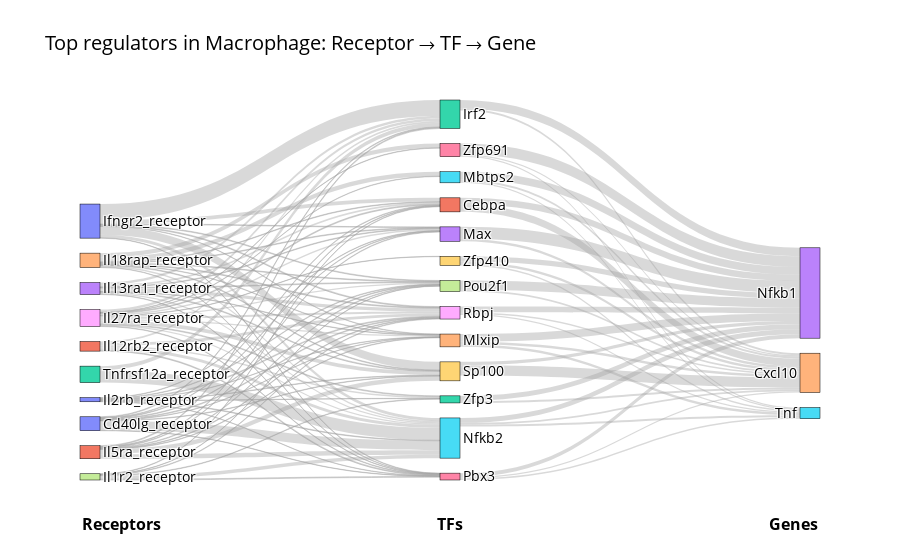

Notebook code cell kept with this figure:
### Markdown cell above
### 1. Intracellular Cascade (Receptor → TF → Gene)

Shows regulation within a single cell type: how receptors connect to transcription factors that regulate the seed genes.

### Code cell
recon.plot.sankey_paths.plot_intracell_sankey(
    multicell_obj=multicell,
    results=results,
    cell_type=focal_celltype,
    seeds=seed_genes,
    top_receptor_n=10,  # Number of top receptors to include
    top_tf_n=15,        # Number of top TFs to include
    flow="upstream",    # Direction: receptor → TF → gene
    save_path=None
)

### Figure 1 — Plotly figure (JSON) as saved in the notebook; plotly's stock layout.template omitted (floating-point values rounded to 4 significant figures)
{"data": [{"link": {"color": ["rgba(160, 160, 160, 0.4)", "rgba(160, 160, 160, 0.4)", "rgba(160, 160, 160, 0.4)", "rgba(160, 160, 160, 0.4)", "rgba(160, 160, 160, 0.4)", "rgba(160, 160, 160, 0.4)", "rgba(160, 160, 160, 0.4)", "rgba(160, 160, 160, 0.4)", "rgba(160, 160, 160, 0.4)", "rgba(160, 160, 160, 0.4)", "rgba(160, 160, 160, 0.4)", "rgba(160, 160, 160, 0.4)", "rgba(160, 160, 160, 0.4)", "rgba(160, 160, 160, 0.4)", "rgba(160, 160, 160, 0.4)", "rgba(160, 160, 160, 0.4)", "rgba(160, 160, 160, 0.4)", "rgba(160, 160, 160, 0.4)", "rgba(160, 160, 160, 0.4)", "rgba(160, 160, 160, 0.4)", "rgba(160, 160, 160, 0.4)", "rgba(160, 160, 160, 0.4)", "rgba(160, 160, 160, 0.4)", "rgba(160, 160, 160, 0.4)", "rgba(160, 160, 160, 0.4)", "rgba(160, 160, 160, 0.4)", "rgba(160, 160, 160, 0.4)", "rgba(160, 160, 160, 0.4)", "rgba(160, 160, 160, 0.4)", "rgba(160, 160, 160, 0.4)", "rgba(160, 160, 160, 0.4)", "rgba(160, 160, 160, 0.4)", "rgba(160, 160, 160, 0.4)", "rgba(160, 160, 160, 0.4)", "rgba(160, 160, 160, 0.4)", "rgba(160, 160, 160, 0.4)", "rgba(160, 160, 160, 0.4)", "rgba(160, 160, 160, 0.4)", "rgba(160, 160, 160, 0.4)", "rgba(160, 160, 160, 0.4)", "rgba(160, 160, 160, 0.4)", "rgba(160, 160, 160, 0.4)", "rgba(160, 160, 160, 0.4)", "rgba(160, 160, 160, 0.4)", "rgba(160, 160, 160, 0.4)", "rgba(160, 160, 160, 0.4)", "rgba(160, 160, 160, 0.4)", "rgba(160, 160, 160, 0.4)", "rgba(160, 160, 160, 0.4)", "rgba(160, 160, 160, 0.4)", "rgba(160, 160, 160, 0.4)", "rgba(160, 160, 160, 0.4)", "rgba(160, 160, 160, 0.4)", "rgba(160, 160, 160, 0.4)", "rgba(160, 160, 160, 0.4)", "rgba(160, 160, 160, 0.4)", "rgba(160, 160, 160, 0.4)", "rgba(160, 160, 160, 0.4)", "rgba(160, 160, 160, 0.4)", "rgba(160, 160, 160, 0.4)", "rgba(160, 160, 160, 0.4)", "rgba(160, 160, 160, 0.4)", "rgba(160, 160, 160, 0.4)", "rgba(160, 160, 160, 0.4)", "rgba(160, 160, 160, 0.4)", "rgba(160, 160, 160, 0.4)", "rgba(160, 160, 160, 0.4)", "rgba(160, 160, 160, 0.4)", "rgba(160, 160, 160, 0.4)", "rgba(160, 160, 160, 0.4)", "rgba(160, 160, 160, 0.4)", "rgba(160, 160, 160, 0.4)", "rgba(160, 160, 160, 0.4)", "rgba(160, 160, 160, 0.4)", "rgba(160, 160, 160, 0.4)", "rgba(160, 160, 160, 0.4)", "rgba(160, 160, 160, 0.4)", "rgba(160, 160, 160, 0.4)", "rgba(160, 160, 160, 0.4)", "rgba(160, 160, 160, 0.4)", "rgba(160, 160, 160, 0.4)", "rgba(160, 160, 160, 0.4)", "rgba(160, 160, 160, 0.4)", "rgba(160, 160, 160, 0.4)", "rgba(160, 160, 160, 0.4)", "rgba(160, 160, 160, 0.4)", "rgba(160, 160, 160, 0.4)", "rgba(160, 160, 160, 0.4)", "rgba(160, 160, 160, 0.4)", "rgba(160, 160, 160, 0.4)", "rgba(160, 160, 160, 0.4)", "rgba(160, 160, 160, 0.4)", "rgba(160, 160, 160, 0.4)", "rgba(160, 160, 160, 0.4)", "rgba(160, 160, 160, 0.4)", "rgba(160, 160, 160, 0.4)", "rgba(160, 160, 160, 0.4)", "rgba(160, 160, 160, 0.4)", "rgba(160, 160, 160, 0.4)", "rgba(160, 160, 160, 0.4)", "rgba(160, 160, 160, 0.4)", "rgba(160, 160, 160, 0.4)", "rgba(160, 160, 160, 0.4)", "rgba(160, 160, 160, 0.4)", "rgba(160, 160, 160, 0.4)", "rgba(160, 160, 160, 0.4)", "rgba(160, 160, 160, 0.4)", "rgba(160, 160, 160, 0.4)", "rgba(160, 160, 160, 0.4)", "rgba(160, 160, 160, 0.4)", "rgba(160, 160, 160, 0.4)", "rgba(160, 160, 160, 0.4)"], "source": [0, 0, 0, 0, 0, 0, 0, 0, 0, 10, 10, 10, 10, 10, 10, 10, 10, 10, 11, 11, 11, 11, 11, 13, 13, 13, 13, 13, 13, 13, 13, 13, 14, 14, 14, 14, 14, 14, 14, 14, 14, 14, 17, 17, 17, 17, 17, 17, 18, 18, 18, 18, 18, 18, 18, 18, 18, 18, 18, 18, 18, 20, 20, 20, 20, 20, 20, 20, 20, 21, 21, 21, 21, 21, 21, 21, 21, 22, 22, 3, 16, 9, 7, 2, 1, 15, 4, 1, 8, 19, 12, 5, 6, 9, 19, 4, 4, 3, 15, 2, 12, 5, 7, 5, 6, 19, 6, 8, 8, 16, 15, 16], "target": [1, 2, 3, 4, 5, 6, 7, 8, 9, 1, 2, 3, 4, 5, 6, 7, 8, 9, 2, 5, 6, 8, 12, 1, 2, 3, 4, 5, 6, 7, 8, 9, 1, 3, 15, 4, 5, 6, 7, 8, 9, 16, 1, 5, 6, 7, 8, 12, 1, 2, 3, 15, 4, 5, 6, 7, 8, 9, 12, 19, 16, 3, 4, 5, 6, 7, 8, 9, 12, 1, 2, 3, 4, 5, 7, 8, 9, 2, 5, 23, 23, 24, 23, 23, 24, 23, 23, 23, 23, 23, 23, 23, 23, 23, 24, 25, 24, 24, 24, 24, 24, 25, 24, 24, 25, 25, 24, 24, 25, 25, 25, 24], "value": [0.004638, 0.005347, 0.003824, 0.00236, 0.06653, 0.002706, 0.00472, 0.005645, 0.003264, 0.02683, 0.1136, 0.004481, 0.002901, 0.02158, 0.002994, 0.005386, 0.00637, 0.05771, 0.01137, 0.02099, 0.006213, 0.01849, 0.01129, 0.01253, 0.0176, 0.004679, 0.003052, 0.01008, 0.002922, 0.005585, 0.02318, 0.005595, 0.004428, 0.005075, 0.03117, 0.003154, 0.009401, 0.002718, 0.004933, 0.006182, 0.00497, 0.02999, 0.003476, 0.02442, 0.00598, 0.002317, 0.004322, 0.003774, 0.006702, 0.01869, 0.01105, 0.002931, 0.009548, 0.007769, 0.00375, 0.008256, 0.01385, 0.02604, 0.005993, 0.002502, 0.00327, 0.003494, 0.002386, 0.004536, 0.002469, 0.004133, 0.006258, 0.003813, 0.002501, 0.00429, 0.006489, 0.004085, 0.003334, 0.03177, 0.004983, 0.004206, 0.03324, 0.02878, 0.08814, 0.08505, 0.07644, 0.07291, 0.06545, 0.06047, 0.05484, 0.05456, 0.05445, 0.04486, 0.0407, 0.03672, 0.03624, 0.03484, 0.02833, 0.02328, 0.01853, 0.01828, 0.01824, 0.01723, 0.01523, 0.01419, 0.01411, 0.01349, 0.01328, 0.01263, 0.01062, 0.009913, 0.00973, 0.009417, 0.009284, 0.009088, 0.008872, 0.00874]}, "node": {"label": ["Cd40lg_receptor", "Cebpa", "Irf2", "Max", "Mlxip", "Nfkb2", "Pbx3", "Pou2f1", "Rbpj", "Sp100", "Ifngr2_receptor", "Il12rb2_receptor", "Zfp3", "Il13ra1_receptor", "Il18rap_receptor", "Mbtps2", "Zfp691", "Il1r2_receptor", "Il27ra_receptor", "Zfp410", "Il2rb_receptor", "Il5ra_receptor", "Tnfrsf12a_receptor", "Nfkb1", "Cxcl10", "Tnf"], "line": {"color": "black", "width": 0.5}, "pad": 15, "thickness": 20}, "orientation": "h", "type": "sankey"}], "layout": {"annotations": [{"font": {"size": 16}, "showarrow": false, "text": "<b>Receptors</b>", "x": 0, "y": -0.15}, {"font": {"size": 16}, "showarrow": false, "text": "<b>TFs</b>", "x": 0.5, "y": -0.15}, {"font": {"size": 16}, "showarrow": false, "text": "<b>Genes</b>", "x": 1, "y": -0.15}], "font": {"color": "black", "size": 14}, "title": {"text": "Top regulators in Macrophage: Receptor → TF → Gene"}}}
